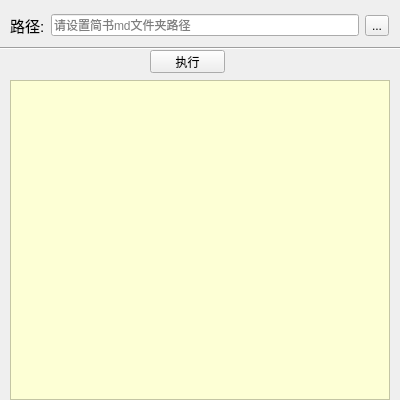
<?xml version="1.0" encoding="UTF-8"?>
<ui version="4.0">
 <class>Form</class>
 <widget class="QWidget" name="Form">
  <property name="geometry">
   <rect>
    <x>0</x>
    <y>0</y>
    <width>400</width>
    <height>400</height>
   </rect>
  </property>
  <property name="windowTitle">
   <string>简书markdown 图片下载器</string>
  </property>
  <widget class="QWidget" name="horizontalLayoutWidget">
   <property name="geometry">
    <rect>
     <x>10</x>
     <y>10</y>
     <width>379</width>
     <height>31</height>
    </rect>
   </property>
   <layout class="QHBoxLayout" name="horizontalLayout">
    <item>
     <widget class="QLabel" name="label">
      <property name="font">
       <font>
        <pointsize>11</pointsize>
       </font>
      </property>
      <property name="text">
       <string>路径:</string>
      </property>
     </widget>
    </item>
    <item>
     <widget class="QLineEdit" name="lineEdit">
      <property name="readOnly">
       <bool>true</bool>
      </property>
      <property name="placeholderText">
       <string>请设置简书md文件夹路径</string>
      </property>
     </widget>
    </item>
    <item>
     <widget class="QToolButton" name="toolButton">
      <property name="text">
       <string>...</string>
      </property>
      <property name="popupMode">
       <enum>QToolButton::DelayedPopup</enum>
      </property>
      <property name="toolButtonStyle">
       <enum>Qt::ToolButtonIconOnly</enum>
      </property>
      <property name="autoRaise">
       <bool>false</bool>
      </property>
     </widget>
    </item>
   </layout>
  </widget>
  <widget class="QTextBrowser" name="textBrowser">
   <property name="geometry">
    <rect>
     <x>10</x>
     <y>80</y>
     <width>380</width>
     <height>320</height>
    </rect>
   </property>
   <property name="styleSheet">
    <string notr="true">background-color: rgb(253, 255, 213);</string>
   </property>
  </widget>
  <widget class="Line" name="line">
   <property name="geometry">
    <rect>
     <x>0</x>
     <y>40</y>
     <width>401</width>
     <height>16</height>
    </rect>
   </property>
   <property name="orientation">
    <enum>Qt::Horizontal</enum>
   </property>
  </widget>
  <widget class="QPushButton" name="pushButton">
   <property name="geometry">
    <rect>
     <x>150</x>
     <y>50</y>
     <width>75</width>
     <height>23</height>
    </rect>
   </property>
   <property name="text">
    <string>执行</string>
   </property>
  </widget>
 </widget>
 <resources/>
 <connections/>
</ui>
